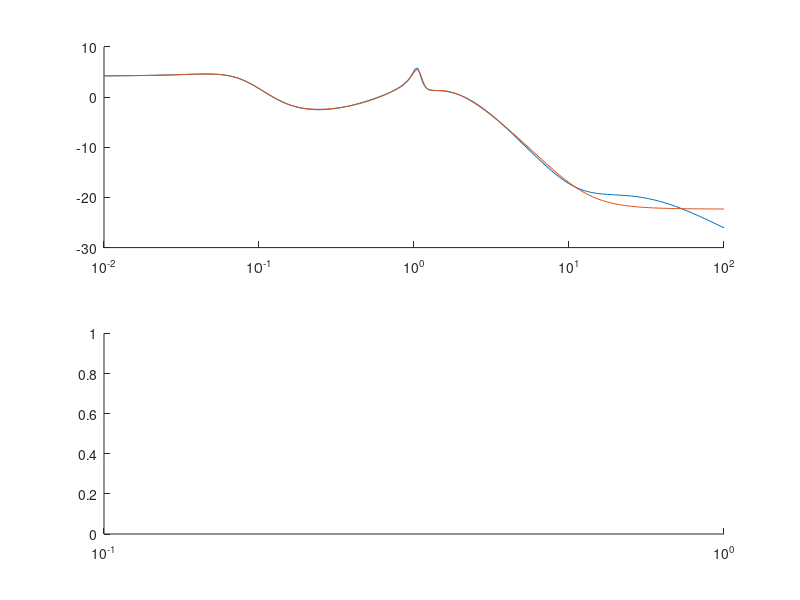

Recreate this plot in MATLAB. (Note: this script raises an error after producing the figure.)
%% fig 10.49

clear all; close all; clc;
load('d2aphvdcss.mat');
load('dcpf1cont2.mat');

fig49_name = './dat/ch10_fig49.dat';

fig49 = figure;
ax491 = subplot(2,1,1,'parent',fig49);
ax492 = subplot(2,1,2,'parent',fig49);
%
hold(ax491,'on');
hold(ax492,'on');
%
set(ax491,'xscale','log');
set(ax492,'xscale','log');
% set(ax491,'yscale','log');

s_cr = ss(s_cr.a,s_cr.b,s_cr.c,s_cr.d);
s_crmp = ss(s_crmp.a,s_crmp.b,s_crmp.c,s_crmp.d);

w_s = logspace(-2,2,256)*2*pi;
[mag_sr,ph_sr] = bode(s_cr,w_s);
[mag_srmp,ph_srmp] = bode(s_crmp,w_s);

plot(ax491,w_s/2/pi,20*log10(squeeze(mag_sr)),w_s/2/pi,20*log10(squeeze(mag_srmp)));
plot(ax492,w_s/2/pi,squeeze(wrapTo180(ph_sr)),w_s/2/pi,squeeze(wrapTo180(ph_srmp)));

legend(ax491,{'non-minimum phase','minimum phase'},'location','southwest');
legend(ax492,{'non-minimum phase','minimum phase'},'location','northwest');

xlabel(ax492,'Frequency (Hz)');
ylabel(ax491,'Gain (dB)');
ylabel(ax492,'Phase (deg)');

% H49 = {'f','g','p','gr','pr'};
% M49 = [w_s/2/pi; 20*log10(squeeze(mag_s)).'; squeeze(wrapTo180(ph_s)).'; ...
%                  20*log10(squeeze(mag_sr)).'; squeeze(wrapTo180(ph_sr)).'];
% 
% fid49 = fopen(fig49_name,'w');
% fprintf(fid49,'%s,%s,%s,%s,%s\n',H49{:});    % must match number of columns
% fprintf(fid49,'%6e,%6e,%6e,%6e,%6e\n',M49);  % must match number of columns
% fclose(fid49);

% eof
